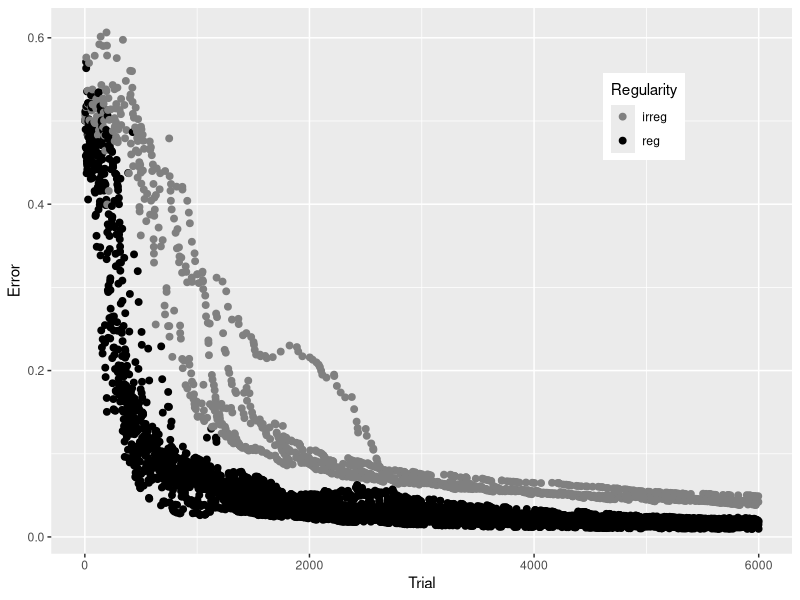

This chart was generated by the following R code:
library(ggplot2)

logistic_act <- function(x){
  return(1/(1+exp(-x)))
}

nStem <- 10           # pattern stems
nEnd <- 20            # pattern endings
nIn <- nStem + nEnd   # input layer units
nHid <- 15            # number of hidden units
nOut <- 30            # number of output units

nSets <- 5            # number of training sets
nReg <- 4             # number of regulars in training set
nIrreg <- 1           # number of irregulars in training set
nPatterns <- nSets*(nReg + nIrreg) 

inputs <- {}
outputs <- {}

nTrain <- 6000        # number of training trials

eta <- 0.1 # learning rate
m <- 0.9   # momentum parameter

for (tset in 1:nSets){
  
  stem <- rbinom(nStem,1,0.5)
  tout <- rbinom(nOut,1,0.5)
  
  # regular
  for (w in 1:nReg){
    inputs <- rbind(inputs, c(stem, rbinom(nEnd,1,0.5)))
    outputs <- rbind(outputs,tout)
  }
  
  # irregular
  inputs <- rbind(inputs, c(stem, rbinom(nEnd,1,0.5)))
  outputs <- rbind(outputs, rbinom(nOut,1,0.5))
}

# Weights: input to hidden.
Wih <- matrix(rnorm(nIn*nHid)*.01, nrow=nHid)
# Weights: hidden to output.
Who <- matrix(rnorm(nHid*nOut)*.01, nrow=nOut)

# Bias units
Bh <- rep(.01, nHid)
Bo <- rep(.01, nOut)

dWho <- Who*0
dWih <- Wih*0

toTrain <- 1:nPatterns

error <- rep(0,nTrain)
patterr <- matrix(rep(NaN,nTrain*nPatterns), nrow=nPatterns)
patts <- rep(0, nTrain)

for (sweep in 1:nTrain){
  
  # which item to train?
  i <- sample(toTrain,1)
  cue <- as.numeric(inputs[i,])
  target <- as.numeric(outputs[i,])
  
  ## Cue the network
  net <- Wih %*% cue
  act_hid <- logistic_act(net + Bh)
  
  net <- Who %*% act_hid
  act_out <- logistic_act(net + Bo)
  
  # score up performance
  patterr[i,sweep] <- sqrt(mean((target-act_out)^2))
  error[sweep] <- patterr[i,sweep]
  patts[sweep] <- i
  
  # update hidden-output weights
  d_out <- (target-act_out)*act_out*(1-act_out) #* \label{line:deltalog}  *\#
  dWho <- eta * d_out%*%t(act_hid) + m*dWho #* \label{line:logisticlearn}  *\#
  
  # Backpropagation: update input--hidden weights
  d_hid <- t(Who)%*%d_out * act_hid*(1-act_hid) 
  dWih <- eta * d_hid%*%t(cue) + m*dWih
  
  # update weights
  Who <- Who + dWho #* \label{line:Bpupdateweights}  *\#
  Wih <- Wih + dWih
  Bo <- Bo + eta*d_out
  Bh <- Bh + eta*d_hid
  
}

# Another
regu <- rep('reg',nTrain)
regu[patts%%5==0] <- 'irreg'
df <- data.frame(error=error, trial=1:nTrain, regu=factor(regu))

# pdf(file = "BPreg.pdf", width = 7, height=5)
# 
ggplot(df, aes(x=trial, y=error, colour=regu)) + 
  geom_point(size=2) + 
  xlab("Trial") + ylab("Error") + labs(colour="Regularity") +
  scale_colour_grey(start=0.5, end=0) +
  theme(legend.position=c(0.8,0.8))
# 
# dev.off()



# test the network

hidState <- {}

for (i in 1:nPatterns){
  
  cue <- as.numeric(inputs[i,])
  net <- Wih %*% cue
  act_hid <- logistic_act(net + Bh)
  
  net <- Who %*% act_hid
  act_out <- logistic_act(net + Bo)
  
  hidState <- cbind(hidState,act_hid)
}

d <- matrix(rep(0,nPatterns*nPatterns),nPatterns)
for (i in 1:25){
  for (j in 1:25){
    d[i,j]<- sqrt(mean((hidState[,i]-hidState[,j])^2))
  }
}
